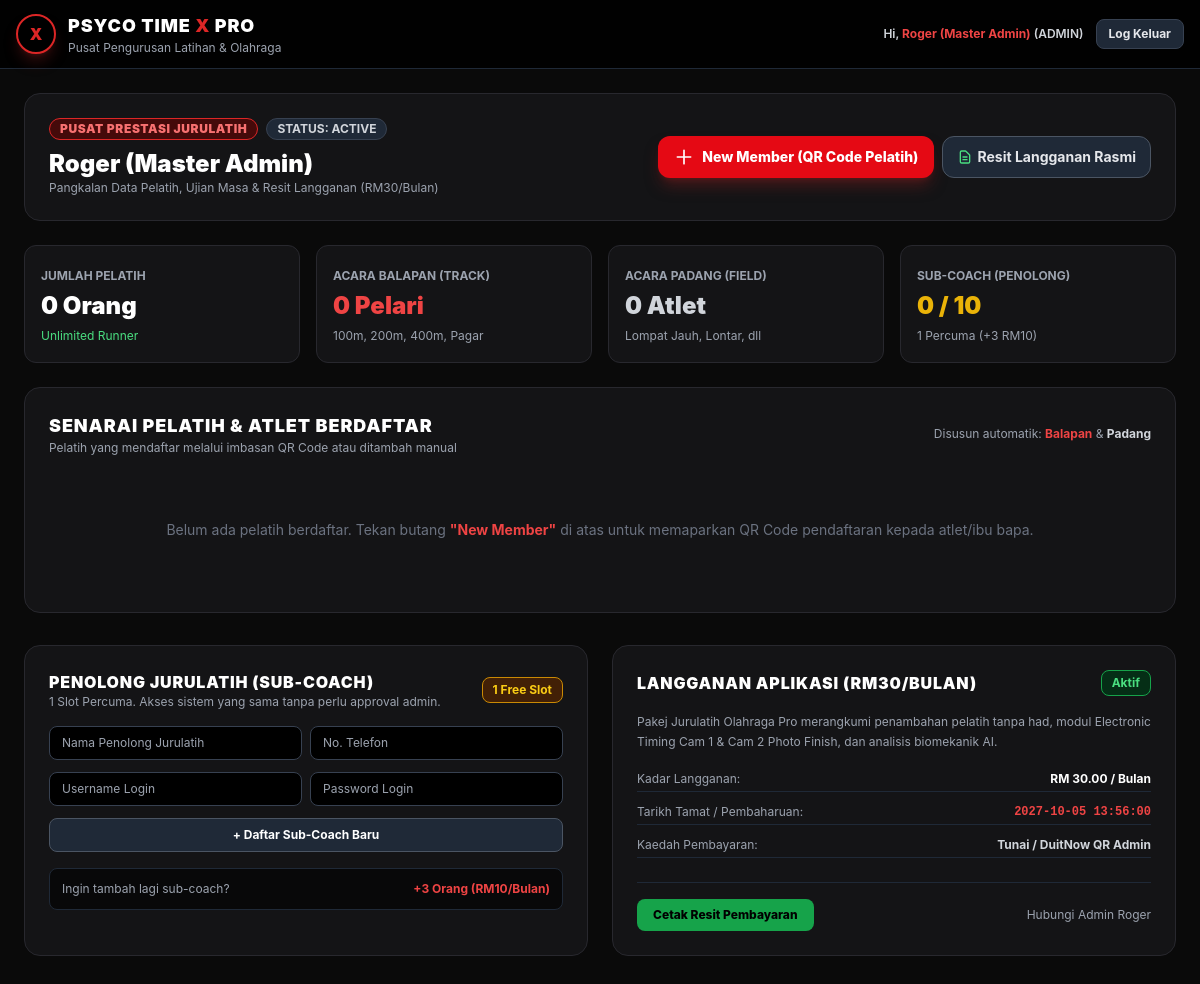
The page / (signed in) on the database its author committed.
### tables this page shows
CREATE TABLE IF NOT EXISTS `coaches` (
  `id` INT AUTO_INCREMENT PRIMARY KEY,
  `email` VARCHAR(191) NOT NULL UNIQUE,
  `name` VARCHAR(191) NOT NULL,
  `phone` VARCHAR(50) DEFAULT '',
  `password_hash` VARCHAR(255) NOT NULL,
  `role` ENUM('ADMIN', 'COACH', 'SUB_COACH') DEFAULT 'COACH',
  `is_approved` TINYINT(1) DEFAULT 0,
  `subscription_status` ENUM('PENDING_APPROVAL', 'FREE_TRIAL', 'ACTIVE', 'EXPIRED') DEFAULT 'PENDING_APPROVAL',
  `trial_start_date` DATETIME NULL,
  `trial_end_date` DATETIME NULL,
  `subscription_expires_at` DATETIME NULL,
  `sub_coach_slots` INT DEFAULT 1,
  `parent_coach_id` INT NULL,
  `created_at` DATETIME DEFAULT CURRENT_TIMESTAMP,
  INDEX(`email`),
  INDEX(`is_approved`)
);

### index.php (the view, shortened to what this page needs)
<?php
require_once __DIR__ . '/db_config.php';
$login_error = '';
$register_success = '';
$register_error = '';
$is_logged_in = isset($_SESSION['user_id']);
$user_id = $_SESSION['user_id'] ?? 0;
$user_role = $_SESSION['role'] ?? 'COACH';
$active_coach_id = ($user_role === 'SUB_COACH') ? $_SESSION['parent_coach_id'] : $user_id;
$coach_info = null;
$runners = [];
$sub_coaches = [];
if ($is_logged_in) {
    $c_stmt = $pdo->prepare("SELECT * FROM coaches WHERE id = ?");
    $c_stmt->execute([$active_coach_id]);
    $coach_info = $c_stmt->fetch();
    $r_stmt = $pdo->prepare("SELECT * FROM runners WHERE coach_id = ? ORDER BY sport_type ASC, id DESC");
    $r_stmt->execute([$active_coach_id]);
    $runners = $r_stmt->fetchAll();
    $s_stmt = $pdo->prepare("SELECT * FROM sub_coaches WHERE parent_coach_id = ?");
    $s_stmt->execute([$active_coach_id]);
    $sub_coaches = $s_stmt->fetchAll();
}
?>
<!DOCTYPE html>
<html lang="ms">
<head>
  <script src="https://cdn.tailwindcss.com"></script>
</head>
<body class="min-h-screen">
<nav class="bg-black/90 border-b border-gray-800 sticky top-0 z-50 px-4 py-3">
  <div class="max-w-7xl mx-auto flex items-center justify-between">
    <div class="flex items-center space-x-3">
      <div class="w-10 h-10 rounded-full bg-black border-2 border-red-600 flex items-center justify-center font-black text-red-600 text-base shadow-lg shadow-red-900/40">
        X
      </div>
      <div>
        <span class="text-lg font-black text-white tracking-wider">PSYCO TIME <span class="text-red-600">X</span> PRO</span>
        <span class="block text-xs text-gray-400">Pusat Pengurusan Latihan & Olahraga</span>
      </div>
    </div>
    <div class="flex items-center space-x-3">
      <?php if ($is_logged_in): ?>
        <span class="hidden md:inline-block text-xs font-semibold text-gray-300">
          Hi, <span class="text-red-500 font-bold"><?= htmlspecialchars($_SESSION['name']) ?></span> (<?= htmlspecialchars($user_role) ?>)
        </span>
        <a href="?action=logout" class="px-3 py-1.5 bg-gray-800 hover:bg-gray-700 text-gray-200 text-xs font-bold rounded-lg border border-gray-700">Log Keluar</a>
      <?php endif; ?>
    </div>
  </div>
</nav>
<div class="max-w-7xl mx-auto p-4 sm:p-6">
<?php if (!$is_logged_in): ?>
  <div class="max-w-md mx-auto card-dark rounded-2xl p-6 sm:p-8 shadow-2xl mt-8">
    <div class="text-center mb-6">
      <h2 class="text-xl font-black text-white uppercase tracking-wider">LOG MASUK JURULATIH</h2>
      <p class="text-xs text-gray-400 mt-1">Sistem Pemantauan Latihan Laptop & Aplikasi Android</p>
    </div>
    <?php if ($login_error): ?>
      <div class="bg-red-950 border border-red-600 text-red-300 p-3 rounded-lg mb-4 text-xs font-semibold leading-relaxed">
        <?= $login_error ?>
      </div>
    <?php endif; ?>
    <?php if ($register_success): ?>
      <div class="bg-green-950 border border-green-600 text-green-300 p-3 rounded-lg mb-4 text-xs font-semibold leading-relaxed">
        <?= $register_success ?>
      </div>
    <?php endif; ?>
    <?php if ($register_error): ?>
      <div class="bg-red-950 border border-red-600 text-red-300 p-3 rounded-lg mb-4 text-xs font-semibold leading-relaxed">
        <?= $register_error ?>
      </div>
    <?php endif; ?>
    <div class="flex border-b border-gray-800 mb-6">
      <button onclick="showTab('login')" id="tabBtnLogin" class="flex-1 py-2 text-center text-sm font-bold border-b-2 border-red-600 text-white">Log Masuk</button>
      <button onclick="showTab('register')" id="tabBtnRegister" class="flex-1 py-2 text-center text-sm font-bold border-b-2 border-transparent text-gray-400 hover:text-white">Daftar Coach Baru</button>
    </div>
    <form method="POST" id="formLogin" class="space-y-4">
      <input type="hidden" name="login_submit" value="1">
      <div>
        <label class="block text-xs font-semibold uppercase text-gray-400 mb-1">Emel Google / Username</label>
        <input type="text" name="username" required placeholder="cth: Saliparjipun.atukoi@gmail.com" class="w-full bg-black border border-gray-700 rounded-lg px-3 py-2 text-white text-sm focus:outline-none focus:border-red-600">
      </div>
      <div>
        <label class="block text-xs font-semibold uppercase text-gray-400 mb-1">Kata Laluan</label>
        <input type="password" name="password" required placeholder="••••••••" class="w-full bg-black border border-gray-700 rounded-lg px-3 py-2 text-white text-sm focus:outline-none focus:border-red-600">
      </div>
      <button type="submit" class="w-full py-2.5 bg-red-brand hover:bg-red-700 text-white font-bold rounded-lg text-sm uppercase tracking-wider transition">
        Log Masuk ke Papan Pemuka
      </button>
      <div class="text-center pt-2">
        <span class="text-xs text-gray-500">Percuma 7 hari penggunaan selepas pendaftaran diluluskan Admin.</span>
      </div>
    </form>
    <form method="POST" id="formRegister" class="space-y-4 hidden">
      <input type="hidden" name="register_submit" value="1">
      <div>
        <label class="block text-xs font-semibold uppercase text-gray-400 mb-1">Nama Penuh Jurulatih</label>
        <input type="text" name="reg_name" required placeholder="cth: Coach Ahmad Razif" class="w-full bg-black border border-gray-700 rounded-lg px-3 py-2 text-white text-sm focus:outline-none focus:border-red-600">
      </div>
      <div>
        <label class="block text-xs font-semibold uppercase text-gray-400 mb-1">Emel Google (Gmail)</label>
        <input type="email" name="reg_email" required placeholder="nama@gmail.com" class="w-full bg-black border border-gray-700 rounded-lg px-3 py-2 text-white text-sm focus:outline-none focus:border-red-600">
      </div>
      <div>
        <label class="block text-xs font-semibold uppercase text-gray-400 mb-1">No. Telefon (WhatsApp)</label>
        <input type="tel" name="reg_phone" required placeholder="019-XXXXXXX" class="w-full bg-black border border-gray-700 rounded-lg px-3 py-2 text-white text-sm focus:outline-none focus:border-red-600">
      </div>
      <div>
        <label class="block text-xs font-semibold uppercase text-gray-400 mb-1">Kata Laluan Baru</label>
        <input type="password" name="reg_password" required placeholder="Minimal 6 aksara" class="w-full bg-black border border-gray-700 rounded-lg px-3 py-2 text-white text-sm focus:outline-none focus:border-red-600">
      </div>
      <button type="submit" class="w-full py-2.5 bg-red-brand hover:bg-red-700 text-white font-bold rounded-lg text-sm uppercase tracking-wider transition">
        Hantar Pendaftaran (Tunggu Kelulusan Admin)
      </button>
      <div class="text-center pt-2">
        <a href="https://wa.me/60195326399?text=Admin%20Roger,%20saya%20baru%20mendaftar%20Coach%20PsycoTimeXPro" target="_blank" class="text-xs text-green-400 hover:underline font-semibold">
          Hubungi Admin Roger (+60195326399) untuk Fast Approval
        </a>
      </div>
    </form>
  </div>
<?php else: ?>
  <div class="card-dark rounded-2xl p-6 mb-6">
    <div class="flex flex-col md:flex-row md:items-center justify-between gap-4">
      <div>
        <div class="flex items-center space-x-2">
          <span class="px-2.5 py-0.5 rounded-full text-xs font-black uppercase tracking-wider bg-red-950 text-red-400 border border-red-600">Pusat Prestasi Jurulatih</span>
          <span class="px-2.5 py-0.5 rounded-full text-xs font-bold uppercase bg-gray-800 text-gray-300 border border-gray-700">Status: <?= htmlspecialchars($coach_info['subscription_status'] ?? 'ACTIVE') ?></span>
        </div>
        <h1 class="text-2xl font-black text-white mt-2"><?= htmlspecialchars($_SESSION['name']) ?></h1>
        <p class="text-xs text-gray-400">Pangkalan Data Pelatih, Ujian Masa & Resit Langganan (RM30/Bulan)</p>
      </div>
      <div class="flex flex-wrap gap-2">
        <button onclick="openQrModal()" class="px-4 py-2.5 bg-red-brand hover:bg-red-700 text-white font-extrabold rounded-xl shadow-lg shadow-red-900/50 flex items-center space-x-2 text-sm">
          <svg class="w-5 h-5" fill="none" stroke="currentColor" viewBox="0 0 24 24"><path stroke-linecap="round" stroke-linejoin="round" stroke-width="2" d="M12 4v16m8-8H4"/></svg>
          <span>New Member (QR Code Pelatih)</span>
        </button>
        <button onclick="openReceiptModal()" class="px-3.5 py-2.5 bg-gray-800 hover:bg-gray-700 text-gray-200 border border-gray-600 font-bold rounded-xl text-sm flex items-center space-x-1">
          <svg class="w-4 h-4 text-green-400" fill="none" stroke="currentColor" viewBox="0 0 24 24"><path stroke-linecap="round" stroke-linejoin="round" stroke-width="2" d="M9 12h6m-6 4h6m2 5H7a2 2 0 01-2-2V5a2 2 0 012-2h5.586a1 1 0 01.707.293l5.414 5.414a1 1 0 01.293.707V19a2 2 0 01-2 2z"/></svg>
          <span>Resit Langganan Rasmi</span>
        </button>
      </div>
    </div>
  </div>
  <?php
    $total_runners = count($runners);
    $balapan_count = count(array_filter($runners, fn($r) => $r['sport_type'] === 'Balapan'));
    $padang_count = count(array_filter($runners, fn($r) => $r['sport_type'] === 'Padang'));
  ?>
  <div class="grid grid-cols-2 md:grid-cols-4 gap-4 mb-6">
    <div class="card-dark p-4 rounded-xl">
      <span class="text-xs text-gray-400 font-bold uppercase">Jumlah Pelatih</span>
      <p class="text-2xl font-black text-white mt-1"><?= $total_runners ?> Orang</p>
      <span class="text-xs text-green-400">Unlimited Runner</span>
    </div>
    <div class="card-dark p-4 rounded-xl">
      <span class="text-xs text-gray-400 font-bold uppercase">Acara Balapan (Track)</span>
      <p class="text-2xl font-black text-red-500 mt-1"><?= $balapan_count ?> Pelari</p>
      <span class="text-xs text-gray-400">100m, 200m, 400m, Pagar</span>
    </div>
    <div class="card-dark p-4 rounded-xl">
      <span class="text-xs text-gray-400 font-bold uppercase">Acara Padang (Field)</span>
      <p class="text-2xl font-black text-gray-300 mt-1"><?= $padang_count ?> Atlet</p>
      <span class="text-xs text-gray-400">Lompat Jauh, Lontar, dll</span>
    </div>
    <div class="card-dark p-4 rounded-xl">
      <span class="text-xs text-gray-400 font-bold uppercase">Sub-Coach (Penolong)</span>
      <p class="text-2xl font-black text-yellow-500 mt-1"><?= count($sub_coaches) ?> / <?= $coach_info['sub_coach_slots'] ?? 1 ?></p>
      <span class="text-xs text-gray-400">1 Percuma (+3 RM10)</span>
    </div>
  </div>
  <div class="card-dark rounded-2xl p-6 mb-8">
    <div class="flex flex-col sm:flex-row sm:items-center justify-between gap-3 mb-4">
      <div>
        <h2 class="text-lg font-black text-white uppercase tracking-wider">SENARAI PELATIH & ATLET BERDAFTAR</h2>
        <p class="text-xs text-gray-400">Pelatih yang mendaftar melalui imbasan QR Code atau ditambah manual</p>
      </div>
      <div class="text-xs text-gray-400">
        Disusun automatik: <span class="text-red-500 font-bold">Balapan</span> & <span class="text-gray-300 font-bold">Padang</span>
      </div>
    </div>
    <?php if (empty($runners)): ?>
      <div class="text-center py-12 text-gray-500 text-sm">
        Belum ada pelatih berdaftar. Tekan butang <strong class="text-red-500">"New Member"</strong> di atas untuk memaparkan QR Code pendaftaran kepada atlet/ibu bapa.
      </div>
    <?php endif; ?>
  </div>
  <div class="grid grid-cols-1 md:grid-cols-2 gap-6 mb-8">
    <div class="card-dark rounded-2xl p-6">
      <div class="flex items-center justify-between mb-4">
        <div>
          <h3 class="text-base font-black text-white uppercase tracking-wider">PENOLONG JURULATIH (SUB-COACH)</h3>
          <p class="text-xs text-gray-400">1 Slot Percuma. Akses sistem yang sama tanpa perlu approval admin.</p>
        </div>
        <span class="px-2.5 py-1 bg-yellow-950 text-yellow-400 border border-yellow-600 rounded-lg text-xs font-bold">1 Free Slot</span>
      </div>
      <form method="POST" class="space-y-3 mb-4">
        <div class="grid grid-cols-2 gap-2">
          <input type="text" name="sub_fullname" required placeholder="Nama Penolong Jurulatih" class="bg-black border border-gray-700 rounded-lg px-3 py-2 text-white text-xs">
          <input type="tel" name="sub_phone" placeholder="No. Telefon" class="bg-black border border-gray-700 rounded-lg px-3 py-2 text-white text-xs">
        </div>
        <div class="grid grid-cols-2 gap-2">
          <input type="text" name="sub_username" required placeholder="Username Login" class="bg-black border border-gray-700 rounded-lg px-3 py-2 text-white text-xs">
          <input type="password" name="sub_password" required placeholder="Password Login" class="bg-black border border-gray-700 rounded-lg px-3 py-2 text-white text-xs">
        </div>
        <button type="submit" class="w-full py-2 bg-gray-800 hover:bg-gray-700 border border-gray-600 text-white font-bold rounded-lg text-xs transition">
          + Daftar Sub-Coach Baru
        </button>
      </form>
      <div class="mt-4 p-3 rounded-lg bg-black/60 border border-gray-800 flex items-center justify-between text-xs">
        <span class="text-gray-400">Ingin tambah lagi sub-coach?</span>
        <a href="https://wa.me/60195326399?text=Admin%20Roger,%20saya%20ingin%20tambah%203%20sub-coach%20RM10" target="_blank" class="text-red-500 font-bold hover:underline">+3 Orang (RM10/Bulan)</a>
      </div>
    </div>
    <div class="card-dark rounded-2xl p-6 flex flex-col justify-between">
      <div>
        <div class="flex items-center justify-between mb-4">
          <h3 class="text-base font-black text-white uppercase tracking-wider">LANGGANAN APLIKASI (RM30/BULAN)</h3>
          <span class="px-2.5 py-1 bg-green-950 text-green-400 border border-green-600 rounded-lg text-xs font-bold">Aktif</span>
        </div>
        <p class="text-xs text-gray-400 leading-relaxed">
          Pakej Jurulatih Olahraga Pro merangkumi penambahan pelatih tanpa had, modul Electronic Timing Cam 1 & Cam 2 Photo Finish, dan analisis biomekanik AI.
        </p>
        <div class="mt-4 space-y-2 text-xs">
          <div class="flex justify-between py-1 border-b border-gray-800">
            <span class="text-gray-400">Kadar Langganan:</span>
            <span class="font-bold text-white">RM 30.00 / Bulan</span>
          </div>
          <div class="flex justify-between py-1 border-b border-gray-800">
            <span class="text-gray-400">Tarikh Tamat / Pembaharuan:</span>
            <span class="font-bold text-red-500 font-mono"><?= htmlspecialchars($coach_info['subscription_expires_at'] ?? 'Aktif') ?></span>
          </div>
          <div class="flex justify-between py-1 border-b border-gray-800">
            <span class="text-gray-400">Kaedah Pembayaran:</span>
            <span class="font-bold text-gray-300">Tunai / DuitNow QR Admin</span>
          </div>
        </div>
      </div>
      <div class="mt-6 pt-4 border-t border-gray-800 flex items-center justify-between">
        <button onclick="openReceiptModal()" class="px-4 py-2 bg-green-600 hover:bg-green-700 text-black font-extrabold rounded-lg text-xs">
          Cetak Resit Pembayaran
        </button>
        <a href="https://wa.me/60195326399?text=Admin%20Roger,%20saya%20ingin%20membuat%20pembaharuan%20langganan%20RM30" target="_blank" class="text-xs text-gray-400 hover:text-white flex items-center space-x-1">
          <span>Hubungi Admin Roger</span>
        </a>
      </div>
    </div>
  </div>
<?php endif; ?>
</div>
</body>
</html>

### index.php (style rules this page uses)
body { background-color: #0A0A0A; color: #F5F5F7; font-family: -apple-system, BlinkMacSystemFont, "Segoe UI", Roboto, sans-serif; }
.card-dark { background-color: #141416; border: 1px solid #28282E; }
.bg-red-brand { background-color: #E50914; }

### rows shown on the page
coaches: subscription_status "ACTIVE", sub_coach_slots "10", subscription_expires_at "2027-10-05 13:56:00"

### other values the page prints
$_SESSION['name'] "Roger (Master Admin)"
$user_role "ADMIN"
$total_runners "0"
$balapan_count "0"
$padang_count "0"
count($sub_coaches) "0"
